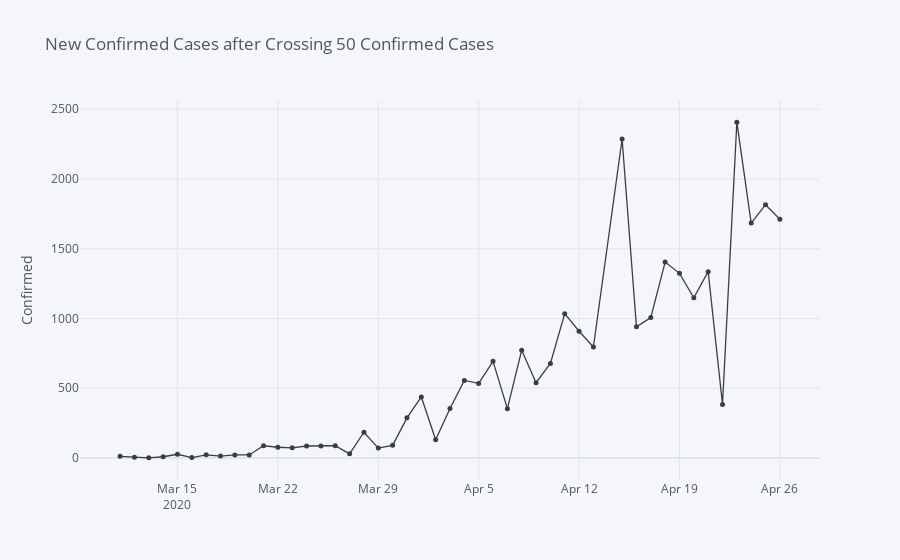
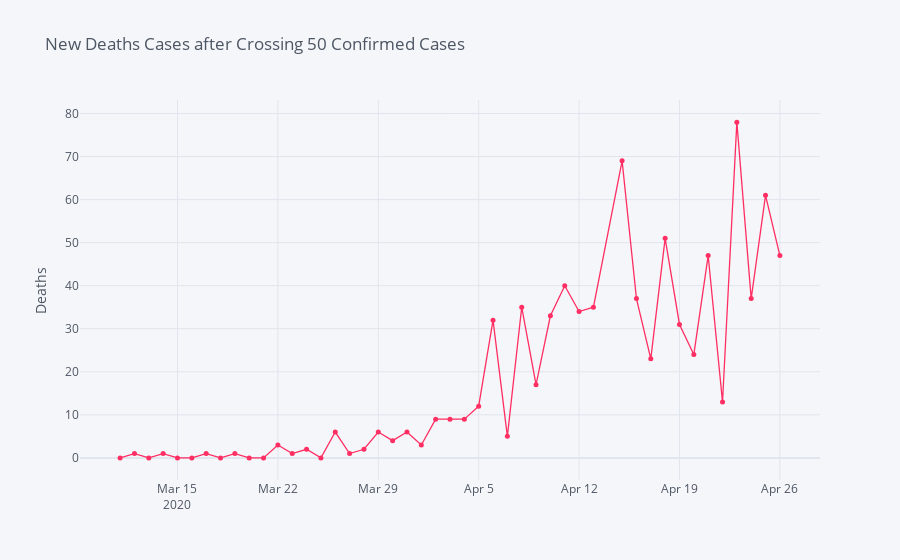

The notebook cell these images were saved under, in order:
### Code cell
cases_df = df_clean.groupby('Date')['Confirmed', 'Deaths'].sum()

filt_cnf = (cases_df['Confirmed'] >= 50)

temp = cases_df[filt_cnf].diff().dropna()

col_y = ['Confirmed','Deaths']
colr = [cnf,dth]

for i,x in enumerate(col_y):
    temp.iplot(kind = 'scatter',mode = "markers+lines" ,size = 5,y = col_y[i],color=colr[i],yTitle=col_y[i],title=f'New {col_y[i]} Cases after Crossing 50 Confirmed Cases')

### Figure 1 — Plotly figure (JSON) as saved in the notebook; plotly's stock layout.template omitted (floating-point values rounded to 4 significant figures)
{"data": [{"line": {"color": "rgba(57, 62, 70, 1.0)", "dash": "solid", "shape": "linear", "width": 1.3}, "marker": {"size": 5, "symbol": "circle"}, "mode": "markers+lines", "name": "Confirmed", "text": "", "type": "scatter", "x": ["2020-03-11", "2020-03-12", "2020-03-13", "2020-03-14", "2020-03-15", "2020-03-16", "2020-03-17", "2020-03-18", "2020-03-19", "2020-03-20", "2020-03-21", "2020-03-22", "2020-03-23", "2020-03-24", "2020-03-25", "2020-03-26", "2020-03-27", "2020-03-28", "2020-03-29", "2020-03-30", "2020-03-31", "2020-04-01", "2020-04-02", "2020-04-03", "2020-04-04", "2020-04-05", "2020-04-06", "2020-04-07", "2020-04-08", "2020-04-09", "2020-04-10", "2020-04-11", "2020-04-12", "2020-04-13", "2020-04-15", "2020-04-16", "2020-04-17", "2020-04-18", "2020-04-19", "2020-04-20", "2020-04-21", "2020-04-22", "2020-04-23", "2020-04-24", "2020-04-25", "2020-04-26"], "y": [12, 6, 1, 9, 27, 3, 23, 14, 22, 22, 88, 77, 73, 86, 87, 88, 30, 185, 71, 91, 288, 438, 131, 355, 556, 535, 693, 354, 773, 540, 678, 1035, 909, 796, 2287, 941, 1007, 1405, 1324, 1149, 1336, 384, 2408, 1684, 1816, 1712]}], "layout": {"legend": {"bgcolor": "#F5F6F9", "font": {"color": "#4D5663"}}, "paper_bgcolor": "#F5F6F9", "plot_bgcolor": "#F5F6F9", "title": {"font": {"color": "#4D5663"}, "text": "New Confirmed Cases after Crossing 50 Confirmed Cases"}, "xaxis": {"gridcolor": "#E1E5ED", "showgrid": true, "tickfont": {"color": "#4D5663"}, "title": {"font": {"color": "#4D5663"}, "text": ""}, "zerolinecolor": "#E1E5ED"}, "yaxis": {"gridcolor": "#E1E5ED", "showgrid": true, "tickfont": {"color": "#4D5663"}, "title": {"font": {"color": "#4D5663"}, "text": "Confirmed"}, "zerolinecolor": "#E1E5ED"}}}

### Figure 2 — Plotly figure (JSON) as saved in the notebook; plotly's stock layout.template omitted (floating-point values rounded to 4 significant figures)
{"data": [{"line": {"color": "rgba(255, 46, 99, 1.0)", "dash": "solid", "shape": "linear", "width": 1.3}, "marker": {"size": 5, "symbol": "circle"}, "mode": "markers+lines", "name": "Deaths", "text": "", "type": "scatter", "x": ["2020-03-11", "2020-03-12", "2020-03-13", "2020-03-14", "2020-03-15", "2020-03-16", "2020-03-17", "2020-03-18", "2020-03-19", "2020-03-20", "2020-03-21", "2020-03-22", "2020-03-23", "2020-03-24", "2020-03-25", "2020-03-26", "2020-03-27", "2020-03-28", "2020-03-29", "2020-03-30", "2020-03-31", "2020-04-01", "2020-04-02", "2020-04-03", "2020-04-04", "2020-04-05", "2020-04-06", "2020-04-07", "2020-04-08", "2020-04-09", "2020-04-10", "2020-04-11", "2020-04-12", "2020-04-13", "2020-04-15", "2020-04-16", "2020-04-17", "2020-04-18", "2020-04-19", "2020-04-20", "2020-04-21", "2020-04-22", "2020-04-23", "2020-04-24", "2020-04-25", "2020-04-26"], "y": [0, 1, 0, 1, 0, 0, 1, 0, 1, 0, 0, 3, 1, 2, 0, 6, 1, 2, 6, 4, 6, 3, 9, 9, 9, 12, 32, 5, 35, 17, 33, 40, 34, 35, 69, 37, 23, 51, 31, 24, 47, 13, 78, 37, 61, 47]}], "layout": {"legend": {"bgcolor": "#F5F6F9", "font": {"color": "#4D5663"}}, "paper_bgcolor": "#F5F6F9", "plot_bgcolor": "#F5F6F9", "title": {"font": {"color": "#4D5663"}, "text": "New Deaths Cases after Crossing 50 Confirmed Cases"}, "xaxis": {"gridcolor": "#E1E5ED", "showgrid": true, "tickfont": {"color": "#4D5663"}, "title": {"font": {"color": "#4D5663"}, "text": ""}, "zerolinecolor": "#E1E5ED"}, "yaxis": {"gridcolor": "#E1E5ED", "showgrid": true, "tickfont": {"color": "#4D5663"}, "title": {"font": {"color": "#4D5663"}, "text": "Deaths"}, "zerolinecolor": "#E1E5ED"}}}
